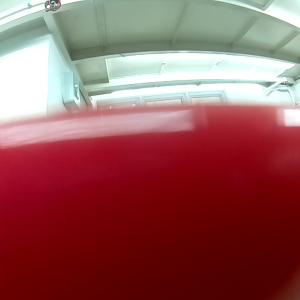
#> input picture resource/image_finish_line.jpg, 300 x 300 px
$ python -i generate_lap_results.py   (imports and definitions only)
#> lines starting #> are read from the running program, lines starting #| are printed output that depends on the picture; after the words box and inside, x2 and y2 are one past the last pixel; in counts of white or black regions, pixels touching at a corner belong together
#> further down, picture is the input picture: shape (300, 300, 3); mean B, G, R 87.9, 87.3, 147.7
'''

refer to @08. Detect red line in a tub.ipynb and @functions_red_line.ipynb.
 write a program to
1. Loop all jpg images  ./basic/resource/red_line_tub/images in correct sequence.  The images are named nnn_cam_image_array_.jpg and they are captured by a car running in a racing track.
2. Detect if there is a red line in the image.
3. If there is a red line in the image, it means the lap is start/end. We should start timing the  lap or end the last timing.
4.After looping though all the images, list all laps and the time taken for each lap. In each lap, indicate the start and end index (inferred from the image name). To deduce the time, assume 20 images are taken per second.


'''

try:
    import os
    import cv2
    import numpy as np
    from glob import glob
    import json
    from tabulate import tabulate
    from lap_utils import get_tub_path, create_lap_table_data
except ImportError as e:
    print("Error: Required packages are not installed.")
    print("Please install the required packages using pip:")
    print("pip install opencv-python numpy tabulate")
    exit(1)

# Global configuration
MASK_TOP_PERCENT = 0.75  # Mask top 75% of image
DEFAULT_THRESHOLD = 0.2  # Default threshold for red line detection
FRAMES_PER_SECOND = 20  # Images captured per second

# Add new global configuration
MIN_LAP_DURATION = 2.0  # Minimum seconds between red line detections

# Default tub paths
DEFAULT_PATHS = [
    "./basic/resource/red_line_tub",
    os.path.expanduser("~/mycar")
]

def calculate_mask(image):
    # Convert the image to HSV colorspace
    image_hsv = cv2.cvtColor(image, cv2.COLOR_RGB2HSV)
#> image_hsv: shape (300, 300, 3); mean H, S, V 90.4, 153.5, 154.6

    # Calculate the 0-10 hue mask
    lower_red = np.array([0,100,100])
    upper_red = np.array([10,255,255])
    mask0 = cv2.inRange(image_hsv, lower_red, upper_red)
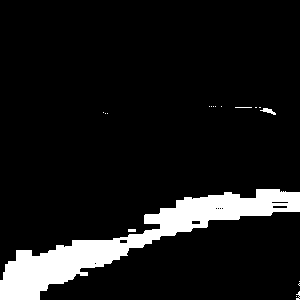
#> mask0: shape (300, 300); 9.5% white; 18 white regions (15 under 20 px), largest, box (x1, y1, x2, y2) and area: (0, 189, 300, 300) 8455, (260, 108, 276, 115) 52, (128, 229, 136, 232) 24

    # Calculate the 170-180 hue mask
    lower_red = np.array([170,100,100])
    upper_red = np.array([180,255,255])
    mask1 = cv2.inRange(image_hsv, lower_red, upper_red)
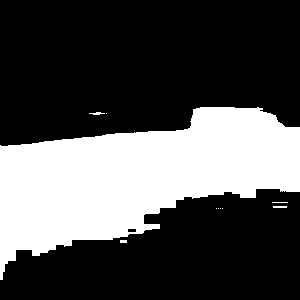
#> mask1: shape (300, 300); 31.2% white; 10 white regions (6 under 20 px), largest, box (x1, y1, x2, y2) and area: (0, 107, 300, 280) 27964, (89, 112, 105, 115) 28, (273, 206, 287, 208) 28, (120, 240, 127, 243) 21

    # Combine masks
    mask = mask0 + mask1
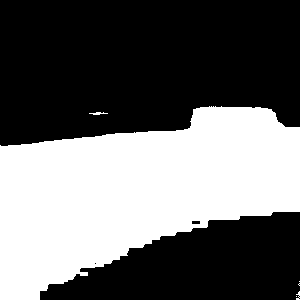
#> mask: shape (300, 300); 40.7% white; 6 white regions (4 under 20 px), largest, box (x1, y1, x2, y2) and area: (0, 106, 300, 300) 36590, (89, 112, 108, 115) 32

    # Mask top portion according to configured percentage
    height, width = mask.shape
#> height = 300; width = 300
    mask = cv2.rectangle(mask, (0, 0), (width, int(height * MASK_TOP_PERCENT)), 0, -1)
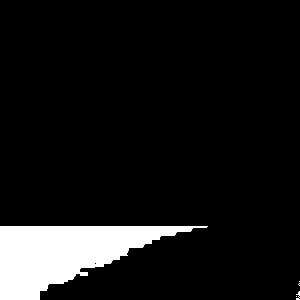
#> mask: shape (300, 300); 8.9% white; 5 white regions (4 under 20 px), largest, box (x1, y1, x2, y2) and area: (0, 226, 208, 300) 7991

    return mask

def calculate_red_pixel_percentage(image, mask):
    # For percentage calculation, only consider the unmasked portion of the image
    height, width, _ = image.shape
#> height = 300; width = 300
    roi_height = int(height * (1 - MASK_TOP_PERCENT))  # Consider only unmasked portion
#> roi_height = 75
    total_pixels = roi_height * width
#> total_pixels = 22500
    red_pixels = np.count_nonzero(mask)
#> red_pixels = 8015
    return red_pixels / total_pixels

def detect_red_line(image, threshold=DEFAULT_THRESHOLD):
    image = cv2.cvtColor(image, cv2.COLOR_BGR2RGB)
    mask = calculate_mask(image)
    red_percentage = calculate_red_pixel_percentage(image, mask)
#> red_percentage = 0.356
    return red_percentage > threshold

# [90 lines left out: function analyze_laps, not called in this run]

# [2 lines not run here, left out]

>>> import cv2
>>> picture = cv2.imread('resource/image_finish_line.jpg')
>>> result = detect_red_line(picture)
#> result = True
